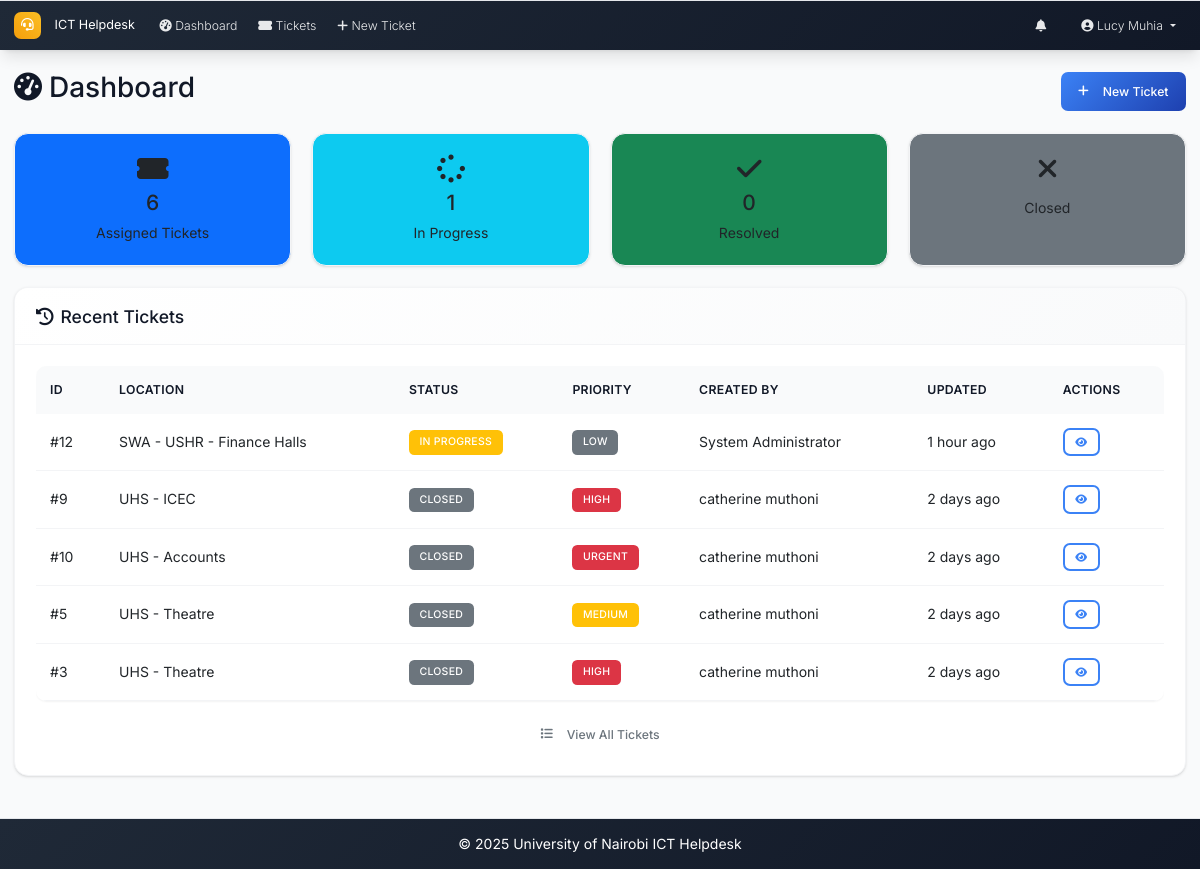
Page /dashboard (signed in) on the committed database.
### models.py (models this page shows, shortened)
class User(UserMixin, db.Model):
    id = db.Column(db.Integer, primary_key=True)
    username = db.Column(db.String(64), unique=True, nullable=False)
    email = db.Column(db.String(120), unique=True, nullable=False)
    password_hash = db.Column(db.String(256), nullable=False)
    full_name = db.Column(db.String(100), nullable=False)
    role = db.Column(db.String(20), nullable=False, default='user')  # admin, intern, user
    created_at = db.Column(db.DateTime, default=datetime.utcnow)
    is_active = db.Column(db.Boolean, default=True)
    is_verified = db.Column(db.Boolean, default=False)
    verification_token = db.Column(db.String(128), nullable=True)
    tickets_created = db.relationship('Ticket', foreign_keys='Ticket.created_by_id', backref='creator', lazy='dynamic')
    assigned_tickets = db.relationship('Ticket', secondary='ticket_assignees', back_populates='assignees', lazy='selectin')
    comments = db.relationship('Comment', backref='author', lazy='dynamic')

class Ticket(db.Model):
    id = db.Column(db.Integer, primary_key=True)
    location = db.Column(db.String(200), nullable=False)
    description = db.Column(Text, nullable=False)
    status = db.Column(db.String(20), nullable=False, default='open')  # open, in_progress, resolved, closed
    priority = db.Column(db.String(20), nullable=False, default='medium')  # low, medium, high, urgent
    created_at = db.Column(db.DateTime, default=datetime.utcnow)
    updated_at = db.Column(db.DateTime, default=datetime.utcnow, onupdate=datetime.utcnow)
    closed_at = db.Column(db.DateTime)
    closed_by_id = db.Column(db.Integer, db.ForeignKey('user.id'), nullable=True)
    due_date = db.Column(db.DateTime, nullable=True)
    created_by_id = db.Column(db.Integer, db.ForeignKey('user.id'), nullable=True)
    category_id = db.Column(db.Integer, db.ForeignKey('category.id'))
    comments = db.relationship('Comment', backref='ticket', lazy='dynamic', cascade='all, delete-orphan')
    attachments = db.relationship('Attachment', backref='ticket', lazy='dynamic', cascade='all, delete-orphan')
    assignees = db.relationship('User', secondary=ticket_assignees, back_populates='assigned_tickets', lazy='selectin')
    closed_by = db.relationship('User', foreign_keys=[closed_by_id], backref='closed_tickets')

### routes.py (the view)
@app.route('/dashboard')
@login_required
def dashboard():
    if current_user.role == 'admin':
        return redirect(url_for('admin_dashboard'))
    stats = get_dashboard_stats(current_user)
    recent_tickets = Ticket.query.join(Ticket.assignees).filter(User.id == current_user.id).order_by(desc(Ticket.updated_at)).limit(5).all()
    return render_template('dashboard.html', stats=stats, recent_tickets=recent_tickets)

### app.py (called while the page is built)
@login_manager.user_loader
def load_user(user_id):
    from models import User
    return User.query.get(int(user_id))

@app.context_processor
def inject_now():
    return {'now': datetime.utcnow}

### routes.py (called while the page is built)
@app.context_processor
def inject_datetime():
    return dict(datetime=datetime)

### utils.py (called while the page is built)
def get_priority_badge_class(priority):
    classes = {
        'low': 'bg-secondary',
        'medium': 'bg-warning',
        'high': 'bg-danger',
        'urgent': 'bg-danger'
    }
    return classes.get(priority, 'bg-secondary')

def get_status_badge_class(status):
    classes = {
        'open': 'bg-primary',
        'in_progress': 'bg-warning',
        'resolved': 'bg-success',
        'closed': 'bg-secondary'
    }
    return classes.get(status, 'bg-secondary')

def time_ago(dt):
    if not dt:
        return 'N/A'
    now = datetime.utcnow()
    diff = now - dt
    if diff.days > 0:
        return f"{diff.days} day{'s' if diff.days > 1 else ''} ago"
    elif diff.seconds > 3600:
        hours = diff.seconds // 3600
        return f"{hours} hour{'s' if hours > 1 else ''} ago"
    elif diff.seconds > 60:
        minutes = diff.seconds // 60
        return f"{minutes} minute{'s' if minutes > 1 else ''} ago"
    else:
        return "Just now"

### templates/dashboard.html (shortened to what this page needs)
{% extends "base.html" %}
{% block content %}
<div class="d-flex justify-content-between align-items-center mb-4">
    <h2><i class="fas fa-tachometer-alt me-2"></i>Dashboard</h2>
    <a href="{{ url_for('new_ticket') }}" class="btn btn-primary">
        <i class="fas fa-plus me-2"></i>New Ticket
    </a>
</div>
<div class="row mb-4">
    {% if current_user.role == 'intern' %}
        <div class="col-md-3">
            <a href="{{ url_for('tickets_list', status='assigned') }}" class="text-decoration-none">
                <div class="card bg-primary h-100">
                    <div class="card-body text-center">
                        <i class="fas fa-ticket-alt fa-2x mb-2"></i>
                        <h4>{{ stats.assigned_tickets }}</h4>
                        <p class="mb-0">Assigned Tickets</p>
                    </div>
                </div>
            </a>
        </div>
        <div class="col-md-3">
            <a href="{{ url_for('tickets_list', status='in_progress') }}" class="text-decoration-none">
                <div class="card bg-info h-100">
                    <div class="card-body text-center">
                        <i class="fas fa-spinner fa-2x mb-2"></i>
                        <h4>{{ stats.my_in_progress }}</h4>
                        <p class="mb-0">In Progress</p>
                    </div>
                </div>
            </a>
        </div>
        <div class="col-md-3">
            <a href="{{ url_for('tickets_list', status='resolved') }}" class="text-decoration-none">
                <div class="card bg-success h-100">
                    <div class="card-body text-center">
                        <i class="fas fa-check fa-2x mb-2"></i>
                        <h4>{{ stats.my_resolved }}</h4>
                        <p class="mb-0">Resolved</p>
                    </div>
                </div>
            </a>
        </div>
        <div class="col-md-3">
            <a href="{{ url_for('tickets_list', status='closed') }}" class="text-decoration-none">
                <div class="card bg-secondary h-100">
                    <div class="card-body text-center">
                        <i class="fas fa-times fa-2x mb-2"></i>
                        <p class="mb-0">Closed</p>
                    </div>
                </div>
            </a>
        </div>
    {% endif %}
</div>
<div class="card">
    <div class="card-header">
        <h5 class="mb-0">
            <i class="fas fa-history me-2"></i>Recent Tickets
        </h5>
    </div>
    <div class="card-body">
        {% if recent_tickets %}
            <div class="table-responsive">
                <table class="table table-hover">
                    <thead>
                        <tr>
                            <th>ID</th>
                            <th>Location</th>
                            <th>Status</th>
                            <th>Priority</th>
                            {% if current_user.role == 'intern' %}
                            <th>Created By</th>
                            {% else %}
                            <th>Assigned To</th>
                            {% endif %}
                            <th>Updated</th>
                            <th>Actions</th>
                        </tr>
                    </thead>
                    <tbody>
                        {% for ticket in recent_tickets %}
                        <tr>
                            <td>#{{ ticket.id }}</td>
                            <td>{{ ticket.location[:50] }}{% if ticket.location and ticket.location|length > 50 %}...{% endif %}</td>
                            <td>
                                <span class="badge {{ ticket.status|status_badge }}">
                                    {{ ticket.status.replace('_', ' ').title() }}
                                </span>
                            </td>
                            <td>
                                <span class="badge {{ ticket.priority|priority_badge }}">
                                    {{ ticket.priority.title() }}
                                </span>
                            </td>
                            {% if current_user.role == 'intern' %}
                            <td>{{ ticket.creator.full_name }}</td>
                            {% endif %}
                            <td>{{ ticket.updated_at|time_ago }}</td>
                            <td>
                                <a href="{{ url_for('ticket_detail', id=ticket.id) }}" class="btn btn-sm btn-outline-primary">
                                    <i class="fas fa-eye"></i>
                                </a>
                            </td>
                        </tr>
                        {% endfor %}
                    </tbody>
                </table>
            </div>
            <div class="text-center">
                <a href="{{ url_for('tickets_list') }}" class="btn btn-outline-secondary">
                    <i class="fas fa-list me-2"></i>View All Tickets
                </a>
            </div>
        {% endif %}
    </div>
</div>
{% endblock %}

### templates/base.html (shortened to what this page needs)
<!DOCTYPE html>
<html lang="en">
<head>
    <link href="https://cdn.jsdelivr.net/npm/bootstrap@5.3.0/dist/css/bootstrap.min.css" rel="stylesheet">
    <link href="https://cdnjs.cloudflare.com/ajax/libs/font-awesome/6.0.0/css/all.min.css" rel="stylesheet">
    <link href="{{ url_for('static', filename='css/custom.css') }}" rel="stylesheet">
</head>
<body>
    <nav class="navbar navbar-expand-lg navbar-dark footer-sky">
        <div class="container-fluid px-3">
            <a class="navbar-brand" href="{{ url_for('index') }}">
                <i class="fas fa-headset me-2"></i>ICT Helpdesk
            </a>
            <div class="collapse navbar-collapse" id="navbarNav">
                <ul class="navbar-nav me-auto mb-2 mb-lg-0">
                    {% if current_user.is_authenticated %}
                    <li class="nav-item">
                        <a class="nav-link" href="{{ url_for('dashboard') }}">
                            <i class="fas fa-tachometer-alt me-1"></i>Dashboard
                        </a>
                    </li>
                    <li class="nav-item">
                        <a class="nav-link" href="{{ url_for('tickets_list') }}">
                            <i class="fas fa-ticket-alt me-1"></i>Tickets
                        </a>
                    </li>
                    <li class="nav-item">
                        <a class="nav-link" href="{{ url_for('new_ticket') }}">
                            <i class="fas fa-plus me-1"></i>New Ticket
                        </a>
                    </li>
                    {% endif %}
                </ul>
                <ul class="navbar-nav ms-auto mb-2 mb-lg-0">
                    {% if current_user.is_authenticated %}
                    <li class="nav-item dropdown me-3">
                        <a class="nav-link position-relative" href="#" id="notificationsDropdown" role="button"
                           data-bs-toggle="dropdown" aria-expanded="false">
                            <i class="fas fa-bell"></i>
                        </a>
                    </li>
                    <li class="nav-item dropdown">
                        <a class="nav-link dropdown-toggle" href="#" id="navbarDropdown" role="button" data-bs-toggle="dropdown" aria-expanded="false">
                            <i class="fas fa-user-circle me-1"></i>{{ current_user.full_name }}
                        </a>
                    </li>
                    {% endif %}
                </ul>
            </div>
        </div>
    </nav>
    <main class="container-fluid my-4 px-3">
        {% block content %}{% endblock %}
    </main>
    <footer class="footer-sky py-3 mt-5">
        <div class="container text-center">
            <span>&copy; {{ datetime.utcnow().year }} University of Nairobi ICT Helpdesk</span>
        </div>
    </footer>
</body>
</html>

### rows in the picture
User: full_name "Lucy Muhia"
Ticket: id "12", location "SWA - USHR - Finance Halls", status.replace "IN PROGRESS", priority "LOW", creator.full_name "System Administrator", updated_at "1 hour ago"
Ticket: id "9", location "UHS - ICEC", status.replace "CLOSED", priority "HIGH", creator.full_name "catherine muthoni", updated_at "2 days ago"
Ticket: id "10", location "UHS - Accounts", status.replace "CLOSED", priority "URGENT", creator.full_name "catherine muthoni", updated_at "2 days ago"
Ticket: id "5", location "UHS - Theatre", status.replace "CLOSED", priority "MEDIUM", creator.full_name "catherine muthoni", updated_at "2 days ago"
Ticket: id "3", location "UHS - Theatre", status.replace "CLOSED", priority "HIGH", creator.full_name "catherine muthoni", updated_at "2 days ago"

### other values in the picture
{{ stats.assigned_tickets }} "6"
{{ stats.my_in_progress }} "1"
{{ stats.my_resolved }} "0"
